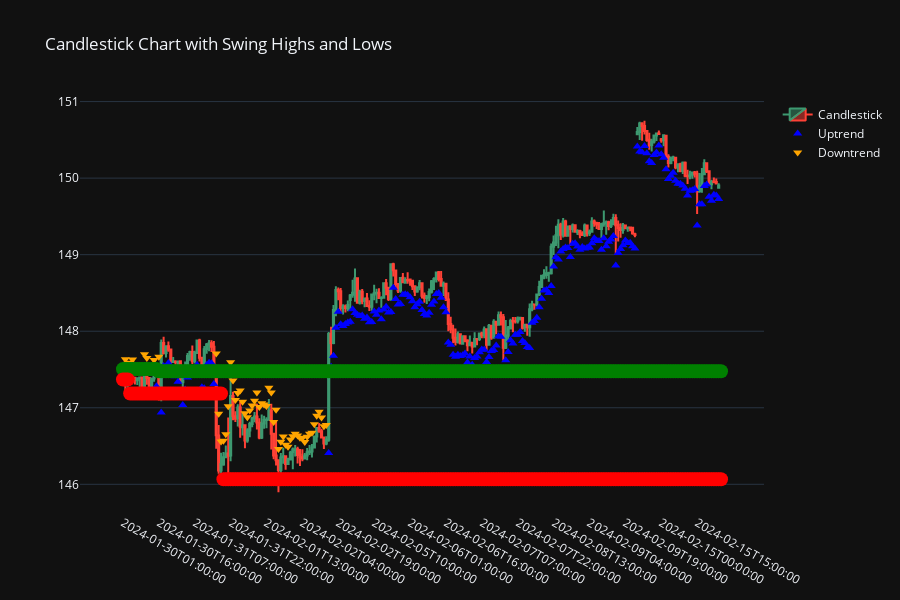

Notebook code cell kept with this figure:
### Code cell
custom_text = df['Bar_Number'].astype(str) + '<br>' + 'Swing High: ' + df['Swing_High'].astype(str) + '<br>' + 'Swing Low: ' + df['Swing_Low'].astype(str)

fig = go.Figure(data=[go.Candlestick(x=df.index,
                                     open=df['Open'],
                                     high=df['High'],
                                     low=df['Low'],
                                     close=df['Close'],
                                     hoverinfo='x+y+text',
                                     text=custom_text,
                                     name='Candlestick')])

# Add trend markers (prioritize uptrend over downtrend)
uptrend_markers = df[df['Trend'] == 'Uptrend']
downtrend_markers = df[df['Trend'] == 'Downtrend']

fig.add_trace(go.Scatter(x=uptrend_markers.index, y=uptrend_markers['Low'] - 0.001 * uptrend_markers['Low'], mode='markers', name='Uptrend', marker=dict(symbol='triangle-up', color='blue', size=8)))
fig.add_trace(go.Scatter(x=downtrend_markers.index, y=downtrend_markers['High'] + 0.001 * downtrend_markers['High'], mode='markers', name='Downtrend', marker=dict(symbol='triangle-down', color='orange', size=8)))

# Add Swing High and Swing Low markers for the current row
fig.add_trace(go.Scatter(x=df.index, y=df['Swing_High'],
                         mode='markers', name='Swing High',
                         marker=dict(symbol='circle',
                                     color='green', size=14),
                         showlegend=False))

fig.add_trace(go.Scatter(x=df.index, y=df['Swing_Low'],
                         mode='markers', name='Swing Low',
                         marker=dict(symbol='circle',
                                     color='red', size=14),
                         showlegend=False))

# Update the layout for a clearer view
fig.update_layout(title='Candlestick Chart with Swing Highs and Lows',
                  height=600,
                  template='plotly_dark',
                  xaxis=dict(type='category', nticks=20, showgrid=False),
                  xaxis_rangeslider_visible=False)

# Show the figure
fig.show()

### Figure 1 — Plotly figure (JSON) as saved in the notebook; plotly's stock layout.template omitted (floating-point values rounded to 4 significant figures; data arrays with more than 128 entries replaced by an {"elided": "..."} marker saying what was removed)
{"data": [{"close": {"elided": "251 float values"}, "high": {"elided": "251 float values"}, "hoverinfo": "x+y+text", "low": {"elided": "251 float values"}, "name": "Candlestick", "open": {"elided": "251 float values"}, "text": {"elided": "251 str values"}, "type": "candlestick", "x": {"elided": "251 mixed values"}}, {"marker": {"color": "blue", "size": 8, "symbol": "triangle-up"}, "mode": "markers", "name": "Uptrend", "type": "scatter", "x": {"elided": "189 mixed values"}, "y": {"elided": "189 float values"}}, {"marker": {"color": "orange", "size": 8, "symbol": "triangle-down"}, "mode": "markers", "name": "Downtrend", "type": "scatter", "x": ["2024-01-30T02:00:00", "2024-01-30T03:00:00", "2024-01-30T04:00:00", "2024-01-30T05:00:00", "2024-01-30T06:00:00", "2024-01-30T07:00:00", "2024-01-30T08:00:00", "2024-01-30T09:00:00", "2024-01-30T10:00:00", "2024-01-30T11:00:00", "2024-01-30T12:00:00", "2024-01-30T13:00:00", "2024-01-30T14:00:00", "2024-01-30T16:00:00", "2024-01-31T16:00:00", "2024-01-31T17:00:00", "2024-01-31T18:00:00", "2024-01-31T19:00:00", "2024-01-31T20:00:00", "2024-01-31T21:00:00", "2024-01-31T22:00:00", "2024-01-31T23:00:00", "2024-02-01T00:00:00", "2024-02-01T01:00:00", "2024-02-01T02:00:00", "2024-02-01T03:00:00", "2024-02-01T04:00:00", "2024-02-01T05:00:00", "2024-02-01T06:00:00", "2024-02-01T07:00:00", "2024-02-01T08:00:00", "2024-02-01T09:00:00", "2024-02-01T10:00:00", "2024-02-01T11:00:00", "2024-02-01T12:00:00", "2024-02-01T13:00:00", "2024-02-01T14:00:00", "2024-02-01T15:00:00", "2024-02-01T16:00:00", "2024-02-01T17:00:00", "2024-02-01T18:00:00", "2024-02-01T19:00:00", "2024-02-01T20:00:00", "2024-02-01T21:00:00", "2024-02-01T22:00:00", "2024-02-01T23:00:00", "2024-02-02T00:00:00", "2024-02-02T01:00:00", "2024-02-02T02:00:00", "2024-02-02T03:00:00", "2024-02-02T04:00:00", "2024-02-02T05:00:00", "2024-02-02T06:00:00", "2024-02-02T07:00:00", "2024-02-02T08:00:00", "2024-02-02T09:00:00", "2024-02-02T10:00:00", "2024-02-02T11:00:00", "2024-02-02T12:00:00", "2024-02-02T13:00:00", "2024-02-02T14:00:00"], "y": [147.6, 147.6, 147.6, 147.6, 147.5, 147.5, 147.6, 147.6, 147.7, 147.7, 147.5, 147.5, 147.6, 147.7, 147.7, 146.9, 146.6, 146.6, 146.7, 147.0, 147.6, 147.4, 147.1, 147.2, 147.2, 147.1, 146.9, 146.9, 147.0, 147.0, 147.1, 147.2, 147.0, 147.1, 147.0, 147.0, 147.3, 147.2, 146.8, 147.0, 146.5, 146.6, 146.6, 146.5, 146.5, 146.6, 146.6, 146.7, 146.6, 146.6, 146.6, 146.6, 146.6, 146.7, 146.7, 146.8, 146.9, 146.9, 146.9, 146.8, 146.8]}, {"marker": {"color": "green", "size": 14, "symbol": "circle"}, "mode": "markers", "name": "Swing High", "showlegend": false, "type": "scatter", "x": {"elided": "251 mixed values"}, "y": {"elided": "251 float values"}}, {"marker": {"color": "red", "size": 14, "symbol": "circle"}, "mode": "markers", "name": "Swing Low", "showlegend": false, "type": "scatter", "x": {"elided": "251 mixed values"}, "y": {"elided": "251 float values"}}], "layout": {"height": 600, "title": {"text": "Candlestick Chart with Swing Highs and Lows"}, "xaxis": {"nticks": 20, "rangeslider": {"visible": false}, "showgrid": false, "type": "category"}}}
